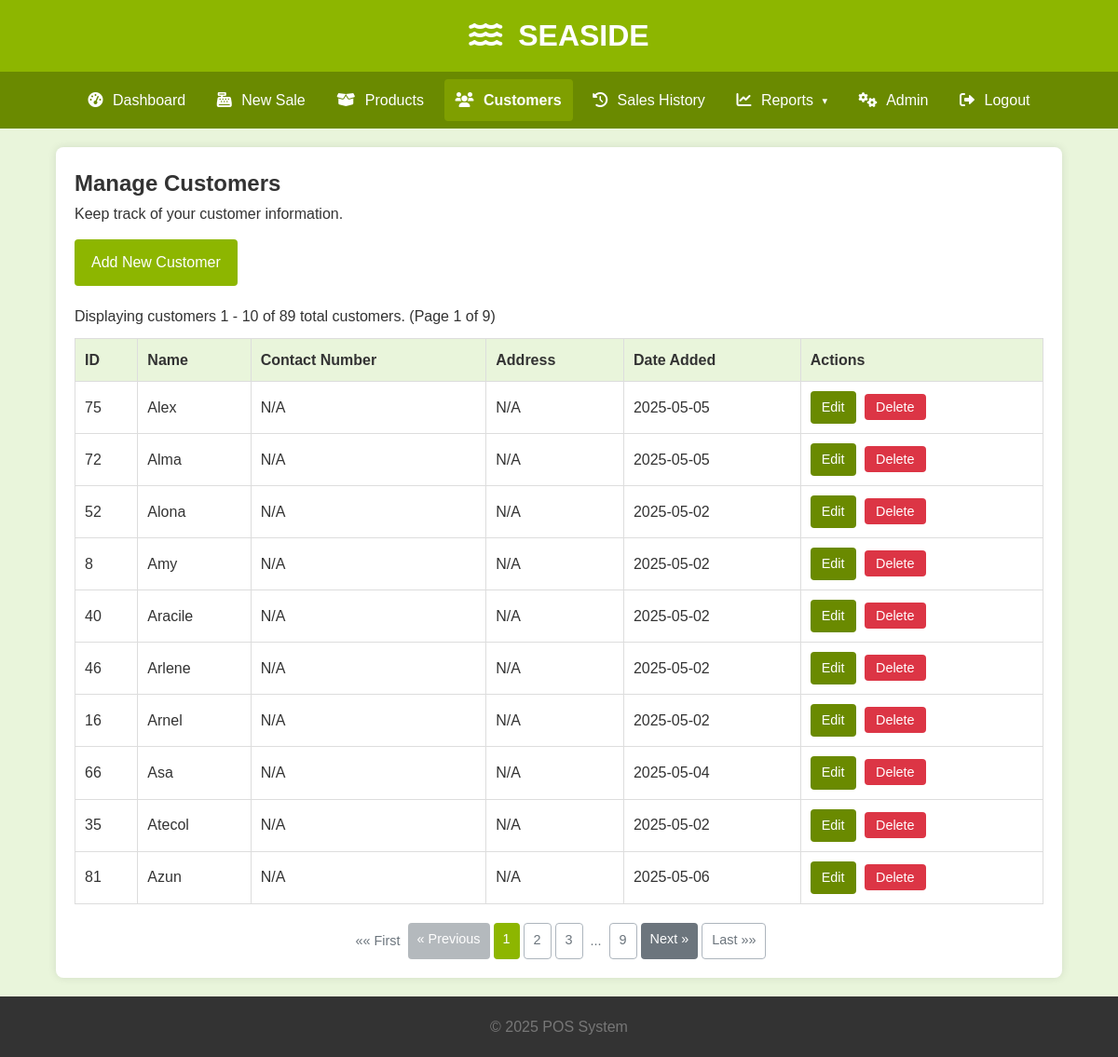
Screenshot of /customers (signed in) with the database file from the repository.
### tables this page shows
CREATE TABLE Customers (
                CustomerID INTEGER PRIMARY KEY AUTOINCREMENT,
                CustomerName TEXT NOT NULL UNIQUE COLLATE NOCASE,
                ContactNumber TEXT,
                Address TEXT,
                DateAdded TEXT DEFAULT CURRENT_TIMESTAMP -- Added DateAdded column
            );

### app.py (the view)
@app.route('/customers')
@app.route('/customers/page/<int:page_num>')
@login_required
def list_customers(page_num=1):
    total_customers = db.count_total_customers_db()
    customers_on_page = db.get_customers_paginated_db(page=page_num, per_page=ITEMS_PER_PAGE)
    if not customers_on_page and page_num > 1 and total_customers > 0:
        flash(f"No customers found on page {page_num}. Showing last available page.", "info")
        last_page = math.ceil(total_customers / ITEMS_PER_PAGE)
        return redirect(url_for('list_customers', page_num=last_page if last_page > 0 else 1))
    total_pages = math.ceil(total_customers / ITEMS_PER_PAGE) if total_customers > 0 else 0
    return render_template('customers/list.html',
                           customers=customers_on_page, title="Manage Customers",
                           current_page=page_num, total_pages=total_pages,
                           total_items=total_customers, per_page=ITEMS_PER_PAGE)

### app.py (called while the page is built)
@app.context_processor
def utility_processor():
    return {'now': datetime.datetime.now,
            'min': min,
            'max': max,
            'logged_in': session.get('logged_in', False),
            'calendar': calendar
            }

def login_required(f):
    @wraps(f)
    def decorated_function(*args, **kwargs):
        if not session.get('logged_in'):
            flash("Please log in to access this page.", "warning")
            return redirect(url_for('login', next=request.url))
        return f(*args, **kwargs)
    return decorated_function

### db_operations.py (called while the page is built)
def get_db_connection():
    conn = None
    try:
        conn = sqlite3.connect(DATABASE_URL)
        conn.row_factory = sqlite3.Row  # Access columns by name
        conn.execute("PRAGMA foreign_keys = ON;")  # Ensure foreign key constraints are enforced
        logging.debug("Database connection established.")
    except sqlite3.Error as e:
        logging.error(f"Database connection error: {e}", exc_info=True)
        raise  # Re-raise the exception if connection fails
    return conn

def get_customers_paginated_db(page=1, per_page=10):
    sql = """
          SELECT CustomerID, CustomerName, ContactNumber, Address, DateAdded
          FROM Customers
          ORDER BY CustomerName COLLATE NOCASE LIMIT ? \
          OFFSET ? \
          """
    conn = None
    try:
        conn = get_db_connection()
        cursor = conn.cursor()
        offset = (page - 1) * per_page
        cursor.execute(sql, (per_page, offset))
        customers = cursor.fetchall()
        return customers
    except sqlite3.Error as e:
        logging.error(f"Database error in get_customers_paginated_db: {e}", exc_info=True)
        return []
    finally:
        if conn: conn.close()

def count_total_customers_db():
    sql = "SELECT COUNT(*) FROM Customers"
    conn = None
    try:
        conn = get_db_connection()
        cursor = conn.cursor()
        cursor.execute(sql)
        total_customers = cursor.fetchone()[0]
        return total_customers
    except sqlite3.Error as e:
        logging.error(f"Database error in count_total_customers_db: {e}", exc_info=True)
        return 0
    finally:
        if conn: conn.close()

### templates/customers/list.html (shortened to what this page needs)
{% extends "base.html" %}
{% block content %}
<h2>Manage Customers</h2>
<p style="margin-bottom: 15px;">Keep track of your customer information.</p>
<a href="{{ url_for('add_customer') }}" class="btn btn-primary" style="margin-bottom: 20px;">Add New Customer</a>
{% if customers %}
    <p style="margin-bottom: 10px;">
        Displaying customers {{ (current_page - 1) * per_page + 1 }} - {{ min(current_page * per_page, total_items) }} of {{ total_items }} total customers.
        (Page {{ current_page }} of {{ total_pages if total_pages > 0 else 1 }})
    </p>
    <table>
        <thead>
            <tr>
                <th>ID</th>
                <th>Name</th>
                <th>Contact Number</th>
                <th>Address</th>
                <th>Date Added</th>
                <th>Actions</th>
            </tr>
        </thead>
        <tbody>
            {% for customer in customers %}
            <tr>
                <td>{{ customer.CustomerID }}</td>
                <td>{{ customer.CustomerName }}</td>
                <td>{{ customer.ContactNumber if customer.ContactNumber else 'N/A' }}</td>
                <td>{{ customer.Address if customer.Address else 'N/A' }}</td>
                <td>{{ customer.DateAdded.split(' ')[0] if customer.DateAdded else 'N/A' }}</td> <td class="actions">
                    <a href="{{ url_for('edit_customer', customer_id=customer.CustomerID) }}" class="edit-btn">Edit</a>
                    <form action="{{ url_for('delete_customer', customer_id=customer.CustomerID) }}" method="POST" style="display:inline;" onsubmit="return confirm('Are you sure you want to delete this customer?');">
                        <button type="submit" class="delete-btn">Delete</button>
                    </form>
                </td>
            </tr>
            {% endfor %}
        </tbody>
    </table>
    {% if total_pages > 1 %}
    <div class="pagination" style="margin-top: 20px; text-align: center;">
        {% if current_page > 1 %}
            <a href="{{ url_for('list_customers', page_num=1) }}" class="btn btn-outline-secondary">&laquo;&laquo; First</a>
        {% else %}
             <span class="btn btn-outline-secondary disabled">&laquo;&laquo; First</span>
        {% endif %}
        {% if current_page > 1 %}
            <a href="{{ url_for('list_customers', page_num=current_page - 1) }}" class="btn btn-secondary">&laquo; Previous</a>
        {% else %}
            <span class="btn btn-secondary disabled">&laquo; Previous</span>
        {% endif %}
        {% set page_window = 2 %}
        {% set start_page = max(1, current_page - page_window) %}
        {% set end_page = min(total_pages, current_page + page_window) %}
        {% for page in range(start_page, end_page + 1) %}
            {% if page == current_page %}
                <span class="btn btn-primary current-page">{{ page }}</span>
            {% else %}
                <a href="{{ url_for('list_customers', page_num=page) }}" class="btn btn-outline-secondary">{{ page }}</a>
            {% endif %}
        {% endfor %}
        {% if end_page < total_pages %}
            {% if end_page < total_pages - 1 %}
                 <span class="btn btn-outline-secondary disabled" style="border:none; background:transparent; padding: 8px 4px;">...</span>
            {% endif %}
            <a href="{{ url_for('list_customers', page_num=total_pages) }}" class="btn btn-outline-secondary">{{ total_pages }}</a>
        {% endif %}
        {% if current_page < total_pages %}
            <a href="{{ url_for('list_customers', page_num=current_page + 1) }}" class="btn btn-secondary">Next &raquo;</a>
        {% else %}
            <span class="btn btn-secondary disabled">Next &raquo;</span>
        {% endif %}
        {% if current_page < total_pages %}
            <a href="{{ url_for('list_customers', page_num=total_pages) }}" class="btn btn-outline-secondary">Last &raquo;&raquo;</a>
        {% else %}
            <span class="btn btn-outline-secondary disabled">Last &raquo;&raquo;</span>
        {% endif %}
    </div>
    {% endif %}
{% else %}
    <p>No customers found. <a href="{{ url_for('add_customer') }}">Add your first customer!</a></p>
{% endif %}
{% endblock %}

### static/css/style.css (style rules this page uses)
* { box-sizing: border-box; margin: 0; padding: 0; }
body { font-family: Arial, sans-serif; line-height: 1.6; background-color: #e9f5db; color: #333; display: flex; flex-direction: column; min-height: 100vh; }
.table-responsive-wrapper > table { width: 100%; border-collapse: collapse; }
.table-responsive-wrapper > table th, .table-responsive-wrapper > table td { border: 1px solid #ddd; padding: 10px; text-align: left; white-space: nowrap; }
.table-responsive-wrapper > table th { background-color: #e9f5db; }
.table-responsive-wrapper .actions a, .table-responsive-wrapper .actions button { margin-right: 5px; margin-bottom: 5px; text-decoration: none; padding: 6px 12px; border-radius: 4px; cursor: pointer; border: none; display: inline-block; font-size: 0.9rem; color: #ffffff; }
.table-responsive-wrapper .actions .edit-btn { background-color: #6A8A00; }
.table-responsive-wrapper .actions .delete-btn { background-color: #dc3545; }
.btn { padding: 12px 18px; color: white; background-color: #8DB600; border: none; border-radius: 4px; cursor: pointer; text-decoration: none; display: inline-block; font-size: 1rem; transition: background-color 0.2s ease-in-out; }
.btn-primary { background-color: #8DB600; color: #fff; }
.btn-secondary { background-color: #6c757d; color: #fff; }
@media (min-width: 768px) { .table-responsive-wrapper .actions button, .table-responsive-wrapper .actions a { margin-bottom: 0; } }
.pagination { display: flex; justify-content: center; padding-left: 0; list-style: none; border-radius: .25rem; margin-top: 20px; }
.pagination .btn { margin: 0 2px; padding: 6px 10px; font-size: 0.9em; }
.pagination .btn.current-page { background-color: #8DB600; color: white; border-color: #7F9F00; }
.pagination .btn.disabled { pointer-events: none; opacity: 0.5; }
.btn-outline-secondary { background-color: transparent; border: 1px solid #adb5bd; color: #6c757d; }
.pagination .btn-outline-secondary.disabled { border: none; background-color: transparent; color: #6c757d; opacity: 1; padding: 8px 4px; }

### templates/customers/list.html (style rules this page uses)
.pagination .btn { margin: 0 2px; padding: 6px 10px; font-size: 0.9em; }
.pagination .btn.current-page { background-color: #8DB600; color: white; border-color: #7F9F00; }
.pagination .btn.disabled { pointer-events: none; opacity: 0.5; }
.btn-outline-secondary { background-color: transparent; border: 1px solid #adb5bd; color: #6c757d; }
.pagination .btn-outline-secondary.disabled { border: none; background-color: transparent; color: #6c757d; opacity: 1; padding: 8px 4px; }

### rows the page displays
Customers: CustomerID "75", CustomerName "Alex", ContactNumber "N/A", Address "N/A", DateAdded "2025-05-05"
Customers: CustomerID "72", CustomerName "Alma", ContactNumber "N/A", Address "N/A", DateAdded "2025-05-05"
Customers: CustomerID "52", CustomerName "Alona", ContactNumber "N/A", Address "N/A", DateAdded "2025-05-02"
Customers: CustomerID "8", CustomerName "Amy", ContactNumber "N/A", Address "N/A", DateAdded "2025-05-02"
Customers: CustomerID "40", CustomerName "Aracile", ContactNumber "N/A", Address "N/A", DateAdded "2025-05-02"
Customers: CustomerID "46", CustomerName "Arlene", ContactNumber "N/A", Address "N/A", DateAdded "2025-05-02"
Customers: CustomerID "16", CustomerName "Arnel", ContactNumber "N/A", Address "N/A", DateAdded "2025-05-02"
Customers: CustomerID "66", CustomerName "Asa", ContactNumber "N/A", Address "N/A", DateAdded "2025-05-04"
Customers: CustomerID "35", CustomerName "Atecol", ContactNumber "N/A", Address "N/A", DateAdded "2025-05-02"
Customers: CustomerID "81", CustomerName "Azun", ContactNumber "N/A", Address "N/A", DateAdded "2025-05-06"

### other values shown
{{ (current_page - 1) * per_page + 1 }} "1"
{{ min(current_page * per_page, total_items) }} "10"
{{ total_items }} "89"
{{ current_page }} "1"
{{ total_pages if total_pages > 0 else 1 }} "9"
{{ page }} "1"
{{ page }} "2" "3"
{{ total_pages }} "9"
